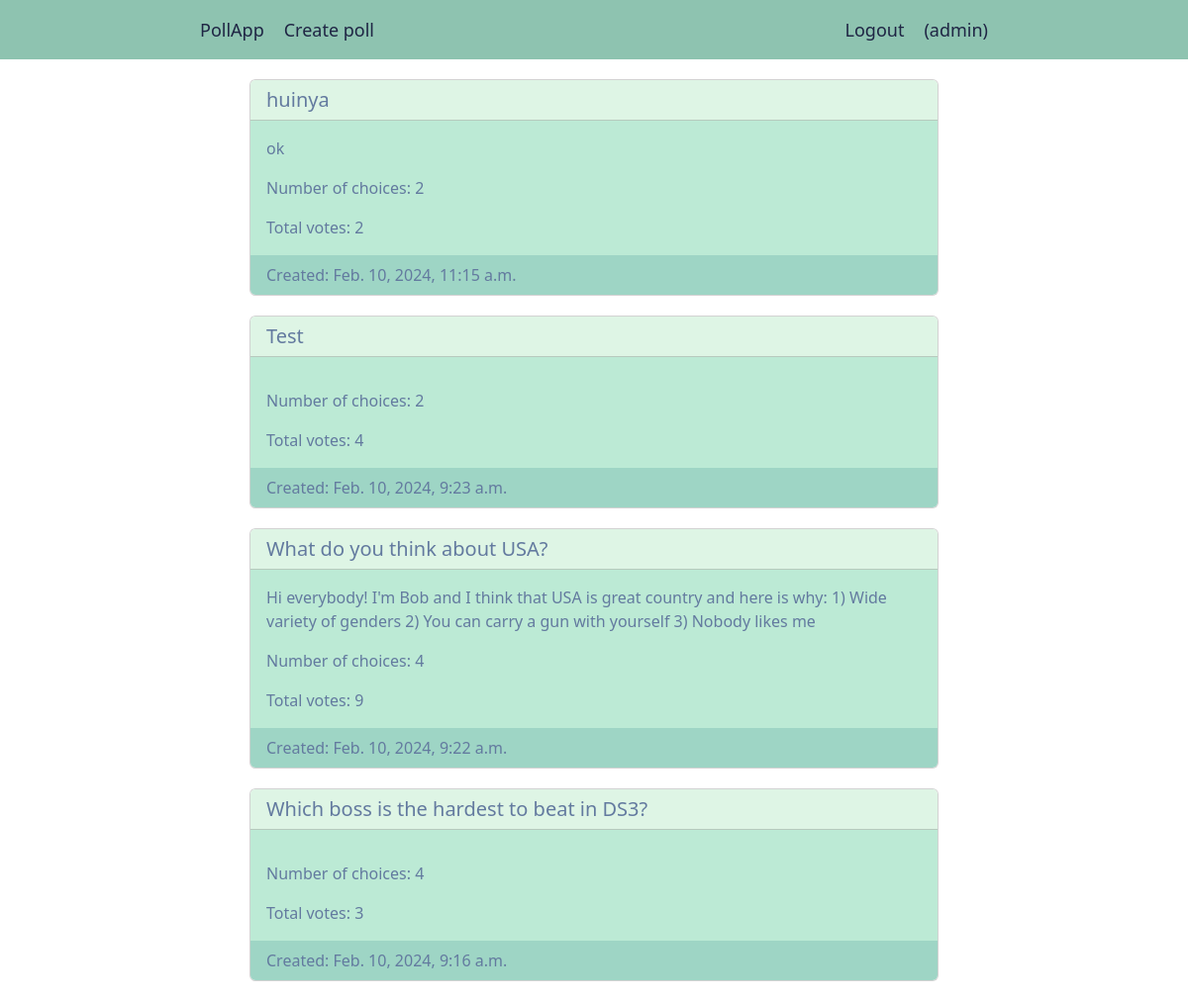
Screenshot of /poll/ (signed in) with the database file from the repository.
### poll/models.py (models this page shows, shortened)
class Poll(models.Model):
	owner = models.ForeignKey(User, on_delete=models.CASCADE)
	title = models.CharField(max_length=300, blank=False)
	description = models.TextField(blank=True)
	created = models.DateTimeField(auto_now_add=True)
	class Meta:
		ordering = ['-created']
	def total_votes(self, queryset=None) -> int:
		total = 0
		if not queryset:
			queryset = self.choices.all()
		for choice in queryset:
			total += choice.votes
		return total

class Choice(models.Model):
	poll = models.ForeignKey(Poll, on_delete=models.CASCADE,
							 	   related_name='choices')
	user_votes = models.ManyToManyField(User, related_name='voted_for')
	choice = models.CharField(max_length=200)
	votes = models.PositiveIntegerField(default=0)

### poll/views.py (the view)
# urls.py: path('', views.PollListView.as_view(),
class PollListView(ListView):
	queryset = Poll.objects.annotate(num_choices=Count('choices')) \
						   .order_by('-created')
	template_name = 'polls/list.html'

### poll/templates/polls/list.html
{% extends "base.html" %}
{% block content %}
	{% for poll in object_list %}
		<a href="{% url 'poll:detail' poll.id %}" class="card-link">
			<div class="card">
			  <h5 class="card-header">{{ poll.title }}</h5>
			  <div class="card-body">
			    <p class="card-text">{{ poll.description|truncatechars:200 }}</p>
			    <p class="card-text">Number of choices: {{ poll.num_choices }}</p>
			    <p class="card-text">Total votes: {{ poll.total_votes }}</p>
			  </div>
			  <div class="card-footer text-muted">
	    		Created: {{ poll.created }}
	  		</div>
			</div>
		</a>
	{% endfor %}
{% endblock %}

### poll/templates/base.html (shortened to what this page needs)
{% load django_bootstrap5 %}
{% load static %}
<!DOCTYPE html>
<html>
<head>
	{% bootstrap_css %}
	<link rel="stylesheet" type="text/css" href="{% static 'css/base.css' %}">
</head>
<body>
	<ul class="nav-bar">
		<a href="{% url 'poll:list' %}" class="nav-item">PollApp</a>
		{% if request.user.is_authenticated %}
			<a href="{% url 'poll:create' %}" class="nav-item">Create poll</a>
			<a href="{% url 'users:logout' %}" class="nav-auth">Logout</a>
			<li class="nav-item">({{ request.user.username }})</li>
		{% else %}
			<a href="{% url 'users:login' %}" class="nav-auth">Login</a>
			<a href="{% url 'users:registration' %}" class="nav-auth">Registration</a>
		{% endif %}
	</ul>
	<div class="container">
		{% block content %}
		{% endblock %}
	</div>
</body>
</html>

### poll/static/css/base.css (style rules this page uses)
.nav-bar { background-color: #8EC3B0; width: 100%; height: 60px; margin-bottom: 20px; padding-left: 16%; padding-right: 16%; list-style: none; display: flex; justify-content: space-between; align-items: center; }
.nav-item, .nav-auth { text-decoration: none; font-size: 18px; font-weight: 500; color: #1F2544; padding: 0 10px; white-space: nowrap; text-overflow: ellipsis; }
.nav-auth { margin-left: auto; }
.container { max-width: 60%; }
.card-link { text-decoration: none; }
.card { color: #1F2544; margin-bottom: 20px; }
.card-header { background-color: #DEF5E5; color: #637A9F !important; }
.card-body { background-color: #BCEAD5; color: #637A9F !important; }
.card-footer { background-color: #9ED5C5; color: #637A9F !important; border: none; }

### rows the page displays
Poll: title "huinya", description "ok", num_choices "2", total_votes "2", created "Feb. 10, 2024, 11:15 a.m."
Poll: title "Test", num_choices "2", total_votes "4", created "Feb. 10, 2024, 9:23 a.m."
Poll: title "What do you think about USA?", description "Hi everybody! I'm Bob and I think that USA is great country and here is why: 1) Wide variety of genders 2) You can carry a gun with yourself 3) Nobody likes me", num_choices "4", total_votes "9", created "Feb. 10, 2024, 9:22 a.m."
Poll: title "Which boss is the hardest to beat in DS3?", num_choices "4", total_votes "3", created "Feb. 10, 2024, 9:16 a.m."

### other values shown
{{ request.user.username }} "admin"
